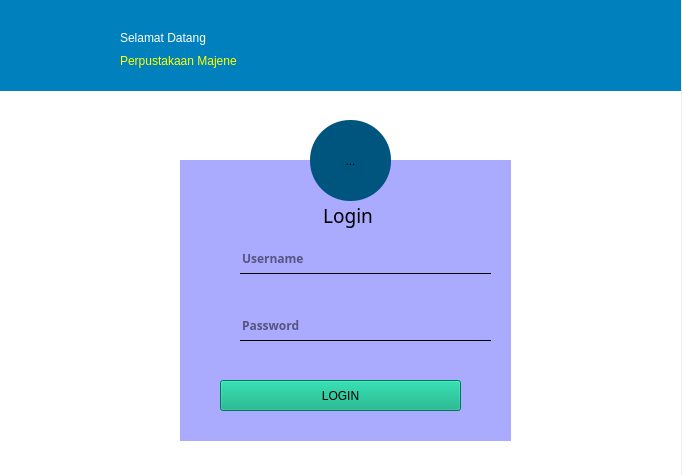
<?xml version="1.0" encoding="UTF-8"?>
<ui version="4.0">
 <class>Dialog</class>
 <widget class="QDialog" name="Dialog">
  <property name="geometry">
   <rect>
    <x>0</x>
    <y>0</y>
    <width>682</width>
    <height>475</height>
   </rect>
  </property>
  <property name="windowTitle">
   <string>Dialog</string>
  </property>
  <widget class="QLabel" name="label">
   <property name="geometry">
    <rect>
     <x>0</x>
     <y>0</y>
     <width>681</width>
     <height>91</height>
    </rect>
   </property>
   <property name="styleSheet">
    <string notr="true">background-color: rgb(0, 129, 189);</string>
   </property>
   <property name="text">
    <string/>
   </property>
  </widget>
  <widget class="QLabel" name="label_2">
   <property name="geometry">
    <rect>
     <x>120</x>
     <y>30</y>
     <width>121</width>
     <height>16</height>
    </rect>
   </property>
   <property name="styleSheet">
    <string notr="true">color: rgb(255, 255, 255);
font: 75 12pt &quot;Adobe Gothic Std B&quot;;</string>
   </property>
   <property name="text">
    <string>Selamat Datang</string>
   </property>
  </widget>
  <widget class="QPushButton" name="pushButton">
   <property name="geometry">
    <rect>
     <x>0</x>
     <y>10</y>
     <width>121</width>
     <height>81</height>
    </rect>
   </property>
   <property name="styleSheet">
    <string notr="true">border-radius:60px;
</string>
   </property>
   <property name="text">
    <string/>
   </property>
   <property name="icon">
    <iconset>
     <normaloff>../../../../Logo Perpustakaan.png</normaloff>../../../../Logo Perpustakaan.png</iconset>
   </property>
   <property name="iconSize">
    <size>
     <width>80</width>
     <height>80</height>
    </size>
   </property>
  </widget>
  <widget class="QLabel" name="label_3">
   <property name="geometry">
    <rect>
     <x>120</x>
     <y>50</y>
     <width>221</width>
     <height>21</height>
    </rect>
   </property>
   <property name="styleSheet">
    <string notr="true">font: 75 16pt &quot;Futura Md BT&quot;;
color: rgb(255, 255, 0);</string>
   </property>
   <property name="text">
    <string>Perpustakaan Majene</string>
   </property>
  </widget>
  <widget class="QLabel" name="label_4">
   <property name="geometry">
    <rect>
     <x>0</x>
     <y>0</y>
     <width>681</width>
     <height>511</height>
    </rect>
   </property>
   <property name="styleSheet">
    <string notr="true">background-color: rgb(255, 255, 255);</string>
   </property>
   <property name="text">
    <string/>
   </property>
  </widget>
  <widget class="QLabel" name="label_5">
   <property name="geometry">
    <rect>
     <x>300</x>
     <y>310</y>
     <width>41</width>
     <height>16</height>
    </rect>
   </property>
   <property name="styleSheet">
    <string notr="true">color: rgb(0, 0, 0);
font: 75 12pt &quot;Adobe Gothic Std B&quot;;</string>
   </property>
   <property name="text">
    <string>Login</string>
   </property>
  </widget>
  <widget class="QLabel" name="label_6">
   <property name="geometry">
    <rect>
     <x>180</x>
     <y>160</y>
     <width>331</width>
     <height>281</height>
    </rect>
   </property>
   <property name="styleSheet">
    <string notr="true">background-color: rgb(170, 170, 255);</string>
   </property>
   <property name="text">
    <string/>
   </property>
  </widget>
  <widget class="QLineEdit" name="lineEdit">
   <property name="geometry">
    <rect>
     <x>240</x>
     <y>243</y>
     <width>251</width>
     <height>31</height>
    </rect>
   </property>
   <property name="font">
    <font>
     <family>Century Gothic</family>
     <pointsize>9</pointsize>
     <weight>75</weight>
     <bold>true</bold>
    </font>
   </property>
   <property name="styleSheet">
    <string notr="true">background:transparent;
color:black;
border:none;
border-bottom:1px solid</string>
   </property>
   <property name="text">
    <string/>
   </property>
   <property name="placeholderText">
    <string>Username</string>
   </property>
  </widget>
  <widget class="QToolButton" name="toolButton">
   <property name="geometry">
    <rect>
     <x>310</x>
     <y>120</y>
     <width>81</width>
     <height>81</height>
    </rect>
   </property>
   <property name="styleSheet">
    <string notr="true">background-color: rgb(0, 85, 127);
border-radius:40px;</string>
   </property>
   <property name="text">
    <string>...</string>
   </property>
   <property name="icon">
    <iconset>
     <normaloff>../../../../Foto/Pictures/Logo/Icon BW/Account.png</normaloff>../../../../Foto/Pictures/Logo/Icon BW/Account.png</iconset>
   </property>
   <property name="iconSize">
    <size>
     <width>50</width>
     <height>50</height>
    </size>
   </property>
  </widget>
  <widget class="QPushButton" name="pushButton_2">
   <property name="geometry">
    <rect>
     <x>220</x>
     <y>380</y>
     <width>241</width>
     <height>31</height>
    </rect>
   </property>
   <property name="styleSheet">
    <string notr="true">background-color: rgb(0, 170, 127);
font: 63 12pt &quot;Lucida Fax&quot;;
</string>
   </property>
   <property name="text">
    <string>LOGIN</string>
   </property>
  </widget>
  <widget class="QLabel" name="label_7">
   <property name="geometry">
    <rect>
     <x>290</x>
     <y>200</y>
     <width>121</width>
     <height>31</height>
    </rect>
   </property>
   <property name="font">
    <font>
     <family>Adobe Gothic Std B</family>
     <pointsize>14</pointsize>
     <weight>9</weight>
     <italic>false</italic>
     <bold>false</bold>
    </font>
   </property>
   <property name="styleSheet">
    <string notr="true">color: rgb(0, 0, 0);
font: 75 14pt &quot;Adobe Gothic Std B&quot;;</string>
   </property>
   <property name="text">
    <string>Login </string>
   </property>
   <property name="alignment">
    <set>Qt::AlignCenter</set>
   </property>
  </widget>
  <widget class="QLineEdit" name="lineEdit_2">
   <property name="geometry">
    <rect>
     <x>240</x>
     <y>310</y>
     <width>251</width>
     <height>31</height>
    </rect>
   </property>
   <property name="font">
    <font>
     <family>Century Gothic</family>
     <pointsize>9</pointsize>
     <weight>75</weight>
     <bold>true</bold>
    </font>
   </property>
   <property name="styleSheet">
    <string notr="true">background:transparent;
color:black;
border:none;
border-bottom:1px solid</string>
   </property>
   <property name="text">
    <string/>
   </property>
   <property name="echoMode">
    <enum>QLineEdit::Password</enum>
   </property>
   <property name="placeholderText">
    <string>Password</string>
   </property>
  </widget>
  <widget class="QToolButton" name="toolButton_2">
   <property name="geometry">
    <rect>
     <x>200</x>
     <y>250</y>
     <width>31</width>
     <height>31</height>
    </rect>
   </property>
   <property name="styleSheet">
    <string notr="true">border-radius:15px;</string>
   </property>
   <property name="text">
    <string/>
   </property>
   <property name="icon">
    <iconset>
     <normaloff>../../../../Foto/Pictures/Logo/Icon BW/Account 2.png</normaloff>../../../../Foto/Pictures/Logo/Icon BW/Account 2.png</iconset>
   </property>
   <property name="iconSize">
    <size>
     <width>30</width>
     <height>30</height>
    </size>
   </property>
  </widget>
  <widget class="QToolButton" name="toolButton_3">
   <property name="geometry">
    <rect>
     <x>200</x>
     <y>315</y>
     <width>31</width>
     <height>31</height>
    </rect>
   </property>
   <property name="styleSheet">
    <string notr="true">border-radius:15px;</string>
   </property>
   <property name="text">
    <string/>
   </property>
   <property name="icon">
    <iconset>
     <normaloff>../../../../Foto/Pictures/Logo/Icon BW/Gembok.png</normaloff>../../../../Foto/Pictures/Logo/Icon BW/Gembok.png</iconset>
   </property>
   <property name="iconSize">
    <size>
     <width>25</width>
     <height>25</height>
    </size>
   </property>
  </widget>
  <zorder>label_4</zorder>
  <zorder>label</zorder>
  <zorder>label_2</zorder>
  <zorder>pushButton</zorder>
  <zorder>label_3</zorder>
  <zorder>label_5</zorder>
  <zorder>label_6</zorder>
  <zorder>lineEdit</zorder>
  <zorder>toolButton</zorder>
  <zorder>pushButton_2</zorder>
  <zorder>label_7</zorder>
  <zorder>lineEdit_2</zorder>
  <zorder>toolButton_2</zorder>
  <zorder>toolButton_3</zorder>
 </widget>
 <resources/>
 <connections/>
</ui>
